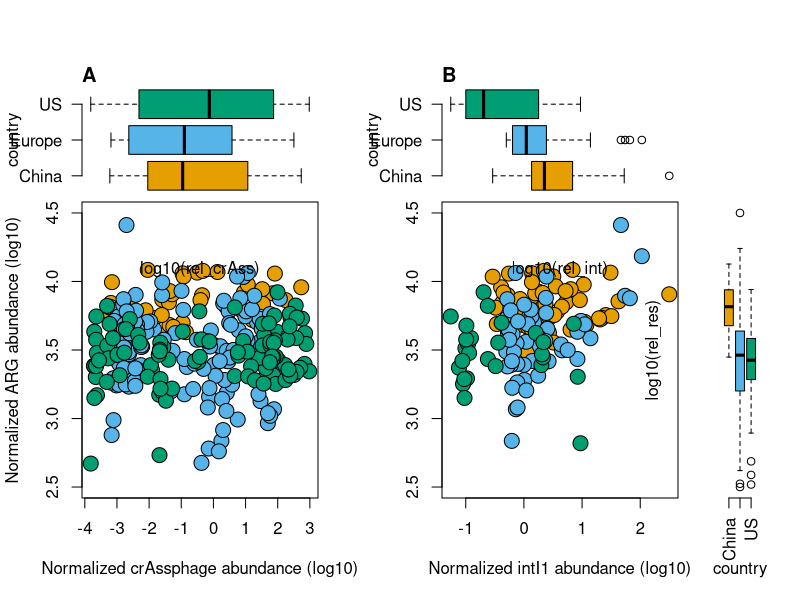
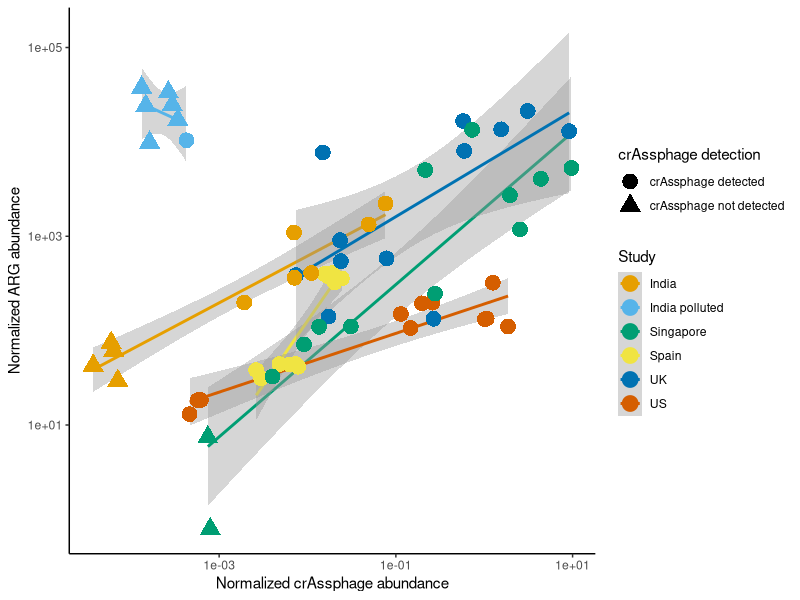

Write the R code that produced these figures, in order. (Note: this script raises an error after producing the figures.)
## ---- chunk 1
library(tidyverse)
library(vegan)

cols <- c("#E69F00", "#56B4E9", "#009E73", "#F0E442", "#0072B2", "#D55E00", "#CC79A7")

HMP <- read.table("data/HMP.txt")
crass_impact <- read.table("data/crass_impact.txt")
MG_RAST <- read.table("data/MG-RAST.txt")
crass_wwtp <- read.table("data/crass_wwtp.txt")
res_risk <- read.table("data/res_risk.txt")
## ---- chunk 2
par(fig=c(0,0.45,0,0.8), new=TRUE)
plot(log10(rel_res)~log10(rel_crAss), data=HMP, bg=cols[as.factor(HMP$country)], pch=21,
     ylab = "Normalized ARG abundance (log10)", 
     xlab="Normalized crAssphage abundance (log10)", cex=2, ylim=c(2.5, 4.5))

par(fig=c(0,0.45,0.5,1), new=TRUE)
boxplot(log10(rel_crAss)~country, data=HMP, horizontal=TRUE, col=cols, axes=F)
axis(2, at=1:3, labels=c("China", "Europe", "US"), las=1)
title("A", adj = 0, line = 0)

par(fig=c(0.45,0.9,0,0.8), new=TRUE)
tmp <- subset(HMP, rel_int>0)
plot(log10(rel_res)~log10(rel_int), data=tmp, bg=cols[as.factor(tmp$country)], pch=21,
      ylab = "", xlab="Normalized intI1 abundance (log10)", cex=2, ylim=c(2.5, 4.5))

par(fig=c(0.45,0.9,0.5,1), new=TRUE)
boxplot(log10(rel_int)~country, data=tmp, horizontal=TRUE, col=cols, axes=F)
axis(2, at=1:3, labels=c("China", "Europe", "US"), las=1)
title("B", adj = 0, line = 0)

par(fig=c(0.8,1,0,0.8),new=TRUE)
boxplot(log10(rel_res)~country, data=HMP, col=cols, axes=F)
axis(1, at=1:3, labels=c("China", "Europe", "US"), las=3)
## ---- chunk 3
crass_mod <- lm(log10(rel_res)~country+log10(rel_crAss), data=HMP)
summary(crass_mod)
## ---- chunk 4
int_mod <- lm(log10(rel_res)~country+log10(rel_int), data=HMP)
summary(int_mod)
## ---- chunk 5
ggplot(crass_impact, aes(x=rel_crAss, y=rel_res, color=country)) + 
  geom_smooth(method="lm") + 
  geom_point(aes(shape=crAss_detection), size=5) + 
  scale_x_log10() + 
  scale_y_log10() + 
  theme_classic() +
  labs(y = "Normalized ARG abundance", x="Normalized crAssphage abundance", 
       color="Study", shape="crAssphage detection") + scale_colour_manual(values=cols)
## ---- chunk 6
impact_mod <- lm(log10(rel_res)~country+log10(rel_crAss), data=crass_impact)
summary(impact_mod)
## ---- chunk 7
MG_RAST_crass <- subset(MG_RAST, crAss!="NA")
MG_RAST_crass <- MG_RAST_crass[MG_RAST_crass$feature %in%
                                 levels(MG_RAST_crass$feature)[table(MG_RAST_crass$feature)>2],]

MG_RAST_crass$revised_source <- "WWTP"
MG_RAST_crass[MG_RAST_crass$project_id=="mgp9679",]$revised_source <- "High ammonia AS"
MG_RAST_crass[MG_RAST_crass$project_id=="mgp9798",]$revised_source <- "High ammonia AS"
MG_RAST_crass[MG_RAST_crass$project_id=="mgp6153",]$revised_source <- "Mouse gut"
MG_RAST_crass[MG_RAST_crass$project_id=="mgp6698",]$revised_source <- "Mouse gut"
MG_RAST_crass[MG_RAST_crass$project_id=="mgp3907",]$revised_source <- "Mouse gut"
MG_RAST_crass[MG_RAST_crass$project_id=="mgp3190",]$revised_source <- "River water"
MG_RAST_crass[MG_RAST_crass$project_id=="mgp3756",]$revised_source <- "Beijing air"

ggplot(MG_RAST_crass, aes(x=rel_crAss, y=rel_res, color=revised_source)) + 
  geom_point(size=5) + 
  scale_x_log10() + 
  scale_y_log10() + 
  geom_smooth(method="lm") + 
  theme_classic() +
  labs(y = "Normalized ARG abundance", x="Normalized crAssphage abundance", 
       color = "Revised source") + scale_colour_manual(values=cols)
## ---- chunk 8
crass_df <- data.frame(crass=log10(crass_impact$rel_crAss), res=log10(crass_impact$rel_res))
crass_mod <- lm(res~crass, data=crass_df)
pos_crass <- subset(MG_RAST_crass, revised_source=="River water" | 
                      revised_source == "Beijing air" | revised_source == "WWTP" )
pos_crass <- data.frame(crass=log10(pos_crass$rel_crAss), res=log10(pos_crass$rel_res), 
                        sample=row.names(pos_crass), revised_source=pos_crass$revised_source)
pos_crass$predicted <- predict(crass_mod, pos_crass)

pred_mod <- (lm(res~predicted, data=pos_crass))
summary(pred_mod)
## ---- chunk 9
ggplot(crass_wwtp, aes(rel_crAss, rel_res, color=country_wwtp)) + 
  geom_smooth(method="lm") + 
  geom_point(size=5) + 
  scale_x_log10() + 
  scale_y_log10() + 
  theme_classic() + 
  scale_colour_manual(values=cols) + 
  labs(y = "Normalized ARG abundance", x="Normalized crAssphage abundance", 
       color="Country:WWTP")
## ---- chunk 10
wwtp_mod <- lm(log10(rel_res)~country+log10(rel_crAss), data=crass_wwtp)
summary(wwtp_mod)
## ---- chunk 11
risk_mod_crAss <- lm(ResRisk~log10(crAss_norm), data=res_risk)
summary(risk_mod_crAss)
risk_mod_res <- lm(ResRisk~log10(res_norm), data=res_risk)
summary(risk_mod_res)
## ---- chunk 12

ggplot(pos_crass, aes(x=predicted, y=res, color=pos_crass$revised_source)) + 
  geom_point(size=5) + theme_classic() + 
  labs(x="Predicted ARG abundance", y="Measured ARG abundance", color="Revised source")

plot(ResRisk~log10(res_norm), data=res_risk)
